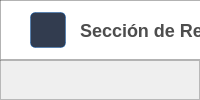
       <widget class="QWidget" name="Import">
        <layout class="QVBoxLayout" name="verticalLayout_24">
         <property name="leftMargin">
          <number>0</number>
         </property>
         <property name="topMargin">
          <number>0</number>
         </property>
         <property name="rightMargin">
          <number>0</number>
         </property>
         <property name="bottomMargin">
          <number>0</number>
         </property>
         <item>
          <widget class="QFrame" name="frame_reportes">
           <property name="styleSheet">
            <string notr="true">QFrame {
	font: 11pt &quot;Roboto&quot;;
}</string>
           </property>
           <property name="frameShape">
            <enum>QFrame::StyledPanel</enum>
           </property>
           <property name="frameShadow">
            <enum>QFrame::Raised</enum>
           </property>
           <widget class="QFrame" name="frame_14">
            <property name="geometry">
             <rect>
              <x>0</x>
              <y>0</y>
              <width>1241</width>
              <height>61</height>
             </rect>
            </property>
            <property name="styleSheet">
             <string notr="true">QFrame {
	background-color: white;
	border: 1px solid rgba(0,0,0, 0.3);
	border-bottom:2px solid rgba(0,0,0, 0.3);
}</string>
            </property>
            <property name="frameShape">
             <enum>QFrame::StyledPanel</enum>
            </property>
            <property name="frameShadow">
             <enum>QFrame::Raised</enum>
            </property>
            <widget class="QLabel" name="label_6">
             <property name="geometry">
              <rect>
               <x>80</x>
               <y>20</y>
               <width>171</width>
               <height>21</height>
              </rect>
             </property>
             <property name="styleSheet">
              <string notr="true">font-weight: 650;
font-size: 13.5pt;
color: rgba(0,0,0, 0.7);
border: none;</string>
             </property>
             <property name="text">
              <string>Sección de Reportes</string>
             </property>
            </widget>
            <widget class="QPushButton" name="btn_reportes_generar">
             <property name="geometry">
              <rect>
               <x>870</x>
               <y>10</y>
               <width>151</width>
               <height>41</height>
              </rect>
             </property>
             <property name="styleSheet">
              <string notr="true">QPushButton {
	color: 	white;
	font-weight: 550;
	background-color: rgb(27, 38, 59);
	border-radius: 5px;
	font-size: 9.5pt;
}</string>
             </property>
             <property name="text">
              <string>Generar Reporte</string>
             </property>
            </widget>
            <widget class="QPushButton" name="btn_reportes_vp">
             <property name="geometry">
              <rect>
               <x>1040</x>
               <y>10</y>
               <width>131</width>
               <height>41</height>
              </rect>
             </property>
             <property name="styleSheet">
              <string notr="true">QPushButton {
	color: 	white;
	font-weight: 550;
	background-color: rgb(255, 85, 127);
	border-radius: 5px;
	font-size: 9.5pt;
}</string>
             </property>
             <property name="text">
              <string>Volver a Pacientes</string>
             </property>
            </widget>
            <widget class="QLabel" name="ico_reportes_principal">
             <property name="geometry">
              <rect>
               <x>30</x>
               <y>12</y>
               <width>36</width>
               <height>36</height>
              </rect>
             </property>
             <property name="styleSheet">
              <string notr="true">border: 1px solid rgba(0, 91, 186, 0.4);
background-color: rgba(27, 38, 59, 0.9);
border-radius: 5px;</string>
             </property>
             <property name="text">
              <string/>
             </property>
             <property name="pixmap">
              <pixmap resource="icons/icons.qrc">:/icons/import.png</pixmap>
             </property>
             <property name="scaledContents">
              <bool>true</bool>
             </property>
             <property name="alignment">
              <set>Qt::AlignCenter</set>
             </property>
             <property name="margin">
              <number>6</number>
             </property>
             <property name="indent">
              <number>-9</number>
             </property>
            </widget>
           </widget>
           <widget class="QFrame" name="frame_reportes_info_4">
            <property name="geometry">
             <rect>
              <x>380</x>
              <y>100</y>
              <width>181</width>
              <height>181</height>
             </rect>
            </property>
            <property name="styleSheet">
             <string notr="true">background-color: white;
border-radius: 10px;
border: 1px solid rgba(0,0,0, 0.1)</string>
            </property>
            <property name="frameShape">
             <enum>QFrame::StyledPanel</enum>
            </property>
            <property name="frameShadow">
             <enum>QFrame::Raised</enum>
            </property>
            <property name="lineWidth">
             <number>3</number>
            </property>
            <widget class="QLabel" name="label_contador_pacientes_totales">
             <property name="geometry">
              <rect>
               <x>60</x>
               <y>100</y>
               <width>61</width>
               <height>21</height>
              </rect>
             </property>
             <property name="styleSheet">
              <string notr="true">font-size: 16pt;
font-weight: 550;
border: none;</string>
             </property>
             <property name="text">
              <string>0</string>
             </property>
             <property name="alignment">
              <set>Qt::AlignCenter</set>
             </property>
            </widget>
            <widget class="QLabel" name="lbl_pacientes_s_5">
             <property name="geometry">
              <rect>
               <x>30</x>
               <y>133</y>
               <width>131</width>
               <height>20</height>
              </rect>
             </property>
             <property name="styleSheet">
              <string notr="true">font-size: 10pt;
color: rgba(0,0, 0, 0.7);
border: none;</string>
             </property>
             <property name="text">
              <string>Pacientes Totales</string>
             </property>
             <property name="alignment">
              <set>Qt::AlignCenter</set>
             </property>
            </widget>
            <widget class="QLabel" name="lbl_icono_reportes_5">
             <property name="geometry">
              <rect>
               <x>55</x>
               <y>20</y>
               <width>71</width>
               <height>81</height>
              </rect>
             </property>
             <property name="styleSheet">
              <string notr="true">border: none;</string>
             </property>
             <property name="text">
              <string/>
             </property>
             <property name="pixmap">
              <pixmap resource="icons/icons.qrc">:/icons/pacientes_morado.png</pixmap>
             </property>
             <property name="scaledContents">
              <bool>true</bool>
             </property>
            </widget>
           </widget>
           <widget class="QFrame" name="frame_reportes_info_6">
            <property name="geometry">
             <rect>
              <x>670</x>
              <y>100</y>
              <width>181</width>
              <height>181</height>
             </rect>
            </property>
            <property name="styleSheet">
             <string notr="true">background-color: white;
border-radius: 10px;
border: 1px solid rgba(0,0,0, 0.1)</string>
            </property>
            <property name="frameShape">
             <enum>QFrame::StyledPanel</enum>
            </property>
            <property name="frameShadow">
             <enum>QFrame::Raised</enum>
            </property>
            <property name="lineWidth">
             <number>3</number>
            </property>
            <widget class="QLabel" name="label_contador_pacientes_adultos">
             <property name="geometry">
              <rect>
               <x>60</x>
               <y>100</y>
               <width>61</width>
               <height>21</height>
              </rect>
             </property>
             <property name="styleSheet">
              <string notr="true">font-size: 16pt;
font-weight: 550;
border: none;</string>
             </property>
             <property name="text">
              <string>0</string>
             </property>
             <property name="alignment">
              <set>Qt::AlignCenter</set>
             </property>
            </widget>
            <widget class="QLabel" name="lbl_pacientes_s_7">
             <property name="geometry">
              <rect>
               <x>20</x>
               <y>128</y>
               <width>141</width>
               <height>21</height>
              </rect>
             </property>
             <property name="styleSheet">
              <string notr="true">font-size: 10pt;
color: rgba(0,0, 0, 0.7);
border: none;</string>
             </property>
             <property name="text">
              <string>Pacientes Adultos</string>
             </property>
             <property name="alignment">
              <set>Qt::AlignCenter</set>
             </property>
            </widget>
            <widget class="QLabel" name="lbl_icono_reportes_7">
             <property name="geometry">
              <rect>
               <x>55</x>
               <y>24</y>
               <width>71</width>
               <height>71</height>
              </rect>
             </property>
             <property name="styleSheet">
              <string notr="true">border: none;</string>
             </property>
             <property name="text">
              <string/>
             </property>
             <property name="pixmap">
              <pixmap resource="images/images/image.qrc">:/images/download(2).png</pixmap>
             </property>
             <property name="scaledContents">
              <bool>true</bool>
             </property>
            </widget>
           </widget>
           <widget class="QFrame" name="frame_reportes_info_8">
            <property name="geometry">
             <rect>
              <x>940</x>
              <y>100</y>
              <width>181</width>
              <height>181</height>
             </rect>
            </property>
            <property name="styleSheet">
             <string notr="true">background-color: white;
border-radius: 10px;
border: 1px solid rgba(0,0,0, 0.1)</string>
            </property>
            <property name="frameShape">
             <enum>QFrame::StyledPanel</enum>
            </property>
            <property name="frameShadow">
             <enum>QFrame::Raised</enum>
            </property>
            <property name="lineWidth">
             <number>3</number>
            </property>
            <widget class="QLabel" name="label_contador_pacientes_atletas">
             <property name="geometry">
              <rect>
               <x>60</x>
               <y>100</y>
               <width>61</width>
               <height>21</height>
              </rect>
             </property>
             <property name="styleSheet">
              <string notr="true">font-size: 16pt;
font-weight: 550;
border: none;</string>
             </property>
             <property name="text">
              <string>0</string>
             </property>
             <property name="alignment">
              <set>Qt::AlignCenter</set>
             </property>
            </widget>
            <widget class="QLabel" name="lbl_pacientes_s_9">
             <property name="geometry">
              <rect>
               <x>20</x>
               <y>130</y>
               <width>141</width>
               <height>20</height>
              </rect>
             </property>
             <property name="styleSheet">
              <string notr="true">font-size: 10pt;
color: rgba(0,0, 0, 0.7);
border: none;</string>
             </property>
             <property name="text">
              <string>Pacientes Atletas</string>
             </property>
             <property name="alignment">
              <set>Qt::AlignCenter</set>
             </property>
            </widget>
            <widget class="QLabel" name="lbl_icono_reportes_9">
             <property name="geometry">
              <rect>
               <x>59</x>
               <y>36</y>
               <width>61</width>
               <height>51</height>
              </rect>
             </property>
             <property name="styleSheet">
              <string notr="true">border: none;</string>
             </property>
             <property name="text">
              <string/>
             </property>
             <property name="pixmap">
              <pixmap resource="icons/icons.qrc">:/icons/pesas_verde_fullimg.png</pixmap>
             </property>
             <property name="scaledContents">
              <bool>true</bool>
             </property>
            </widget>
           </widget>
           <widget class="QFrame" name="frame_reportes_info_3">
            <property name="geometry">
             <rect>
              <x>100</x>
              <y>100</y>
              <width>181</width>
              <height>181</height>
             </rect>
            </property>
            <property name="styleSheet">
             <string notr="true">background-color: white;
border-radius: 10px;
border: 1px solid rgba(0,0,0, 0.1)</string>
            </property>
            <property name="frameShape">
             <enum>QFrame::StyledPanel</enum>
            </property>
            <property name="frameShadow">
             <enum>QFrame::Raised</enum>
            </property>
            <property name="lineWidth">
             <number>3</number>
            </property>
            <widget class="QLabel" name="label_contador_pacientes_3">
             <property name="geometry">
              <rect>
               <x>60</x>
               <y>100</y>
               <width>61</width>
               <height>21</height>
              </rect>
             </property>
             <property name="styleSheet">
              <string notr="true">font-size: 16pt;
font-weight: 550;
border: none;</string>
             </property>
             <property name="text">
              <string>0</string>
             </property>
             <property name="alignment">
              <set>Qt::AlignCenter</set>
             </property>
            </widget>
            <widget class="QLabel" name="lbl_pacientes_s_3">
             <property name="geometry">
              <rect>
               <x>26</x>
               <y>133</y>
               <width>131</width>
               <height>20</height>
              </rect>
             </property>
             <property name="styleSheet">
              <string notr="true">font-size: 10pt;
color: rgba(0,0, 0, 0.7);
border: none;</string>
             </property>
             <property name="text">
              <string>Reportes Realizados</string>
             </property>
             <property name="alignment">
              <set>Qt::AlignCenter</set>
             </property>
            </widget>
            <widget class="QLabel" name="lbl_icono_reportes_3">
             <property name="geometry">
              <rect>
               <x>60</x>
               <y>40</y>
               <width>61</width>
               <height>51</height>
              </rect>
             </property>
             <property name="styleSheet">
              <string notr="true">border: none;</string>
             </property>
             <property name="text">
              <string/>
             </property>
             <property name="pixmap">
              <pixmap resource="icons/icons.qrc">:/icons/reportes_azul.png</pixmap>
             </property>
             <property name="scaledContents">
              <bool>true</bool>
             </property>
            </widget>
           </widget>
           <widget class="QTableWidget" name="tabla_reportes">
            <property name="geometry">
             <rect>
              <x>60</x>
              <y>370</y>
              <width>1131</width>
              <height>291</height>
             </rect>
            </property>
            <property name="styleSheet">
             <string notr="true">QTableWidget {
	background-color: #FFFFFF;
	alternate-background-color: #F0F0F0;
	color: #212121;
	gridline-color: #DCDCDC;
	selection-color-background: #FF4081;
	selection-color: #ffffff;
	border-radius: 10px
}

QTableWidget::item {
	padding: 4px;
}

QHeaderView::section {
	background-color: rgb(27, 38, 59);
	color: #FFFFFF;
	padding: 12px;
	font-weight: bold;
	font-size: 9pt;
	border: none;
	border-bottom: 1px solid gray;
}

QHeaderView::section:first {
	 border-radius: 4px;
}

QHeaderView::section:last {
	 border-radius: 4px;
}</string>
            </property>
            <property name="frameShape">
             <enum>QFrame::NoFrame</enum>
            </property>
            <property name="alternatingRowColors">
             <bool>true</bool>
            </property>
            <property name="showGrid">
             <bool>false</bool>
            </property>
            <attribute name="horizontalHeaderCascadingSectionResizes">
             <bool>false</bool>
            </attribute>
            <attribute name="horizontalHeaderMinimumSectionSize">
             <number>36</number>
            </attribute>
            <attribute name="horizontalHeaderDefaultSectionSize">
             <number>195</number>
            </attribute>
            <attribute name="horizontalHeaderShowSortIndicator" stdset="0">
             <bool>false</bool>
            </attribute>
            <attribute name="horizontalHeaderStretchLastSection">
             <bool>true</bool>
            </attribute>
            <attribute name="verticalHeaderVisible">
             <bool>false</bool>
            </attribute>
            <attribute name="verticalHeaderCascadingSectionResizes">
             <bool>false</bool>
            </attribute>
            <attribute name="verticalHeaderMinimumSectionSize">
             <number>25</number>
            </attribute>
            <attribute name="verticalHeaderDefaultSectionSize">
             <number>36</number>
            </attribute>
            <attribute name="verticalHeaderShowSortIndicator" stdset="0">
             <bool>true</bool>
            </attribute>
            <attribute name="verticalHeaderStretchLastSection">
             <bool>false</bool>
            </attribute>
            <row>
             <property name="text">
              <string/>
             </property>
            </row>
            <row>
             <property name="text">
              <string/>
             </property>
            </row>
            <row>
             <property name="text">
              <string/>
             </property>
            </row>
            <row>
             <property name="text">
              <string/>
             </property>
            </row>
            <row>
             <property name="text">
              <string/>
             </property>
            </row>
            <row>
             <property name="text">
              <string/>
             </property>
            </row>
            <column>
             <property name="text">
              <string>#</string>
             </property>
            </column>
            <column>
             <property name="text">
              <string>Tipo de Reporte</string>
             </property>
            </column>
            <column>
             <property name="text">
              <string>Hora Realizada</string>
             </property>
            </column>
            <column>
             <property name="text">
              <string>Fecha Realizada</string>
             </property>
            </column>
            <column>
             <property name="text">
              <string>Descargar</string>
             </property>
            </column>
           </widget>
           <widget class="QFrame" name="frame_13">
            <property name="geometry">
             <rect>
              <x>60</x>
              <y>309</y>
              <width>1131</width>
              <height>61</height>
             </rect>
            </property>
            <property name="styleSheet">
             <string notr="true">background-color: white;
border-radius: 5px;</string>
            </property>
            <property name="frameShape">
             <enum>QFrame::Box</enum>
            </property>
            <property name="frameShadow">
             <enum>QFrame::Raised</enum>
            </property>
            <property name="lineWidth">
             <number>3</number>
            </property>
            <property name="midLineWidth">
             <number>3</number>
            </property>
            <widget class="QComboBox" name="filtro_pac">
             <property name="geometry">
              <rect>
               <x>840</x>
               <y>18</y>
               <width>241</width>
               <height>31</height>
              </rect>
             </property>
             <property name="styleSheet">
              <string notr="true">QComboBox {
	color: black;
	font: 550 9.5pt &quot;Roboto&quot;;
	border-bottom: 1px solid gray;
	border-radius: 0;
}

QComboBox::drop-down {
	border:0px;
}

QComboBox::down-arrow {
	image: url(icons/keyboard_arrow_down_FILL0_wght400_GRAD0_opsz24.svg);
	width: 64px;
	height: 18px;
	color: black;
}</string>
             </property>
             <property name="insertPolicy">
              <enum>QComboBox::InsertAtBottom</enum>
             </property>
             <property name="sizeAdjustPolicy">
              <enum>QComboBox::AdjustToMinimumContentsLengthWithIcon</enum>
             </property>
             <property name="iconSize">
              <size>
               <width>64</width>
               <height>64</height>
              </size>
             </property>
             <property name="placeholderText">
              <string>Tipo de Paciente</string>
             </property>
             <property name="frame">
              <bool>true</bool>
             </property>
             <item>
              <property name="text">
               <string>Adulto</string>
              </property>
             </item>
             <item>
              <property name="text">
               <string>Atleta</string>
              </property>
             </item>
            </widget>
           </widget>
          </widget>
         </item>
        </layout>
       </widget>
